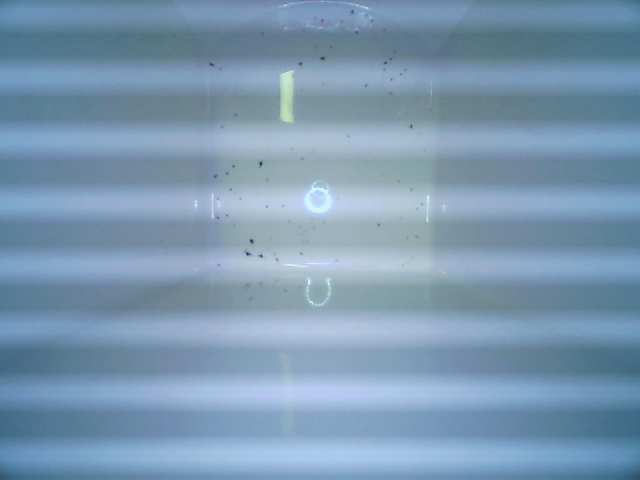
//> input picture BGS/datas/bg.png, 640 x 480 px
$ ./bg_sub   (built with g++ and OpenCV 4)
//> lines starting //> are read from the running program, lines starting //| are printed output that depends on the picture; after the words box and inside, x2 and y2 are one past the last pixel; in counts of white or black regions, pixels touching at a corner belong together

#include <iostream>
#include <opencv2/opencv.hpp>

using namespace std;
using namespace cv;

#if CV_MAJOR_VERSION >= 4
#define CV_BGR2GRAY cv::COLOR_BGR2GRAY
#define CV_THRESH_BINARY cv::THRESH_BINARY
#define CV_CHAIN_APPROX_NONE cv::CHAIN_APPROX_NONE
#endif

// [124 lines left out: function RemoveSmallRegion, not called in this run]


int main()
{

	Mat currentframe, previousframe;
	Mat img1, img2, img3;

	img1 = imread("/home/lmn/ros_ws/runc_ws/datas/bg.png");
//> img1 is the input picture: 480 rows x 640 cols, CV_8UC3; mean B, G, R 177.9, 152.7, 123.5
	img2 = imread("/home/lmn/ros_ws/runc_ws/datas/1.png");
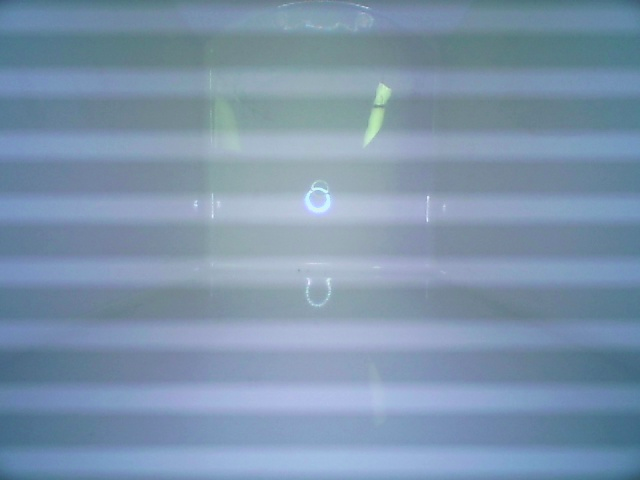
//> input picture BGS/datas/1.png, 640 x 480 px
//> img2 is the input picture: 480 rows x 640 cols, CV_8UC3; mean B, G, R 172.7, 148.5, 124.6
	img3 = img2;

  GaussianBlur(img1, img1, cv::Size(3,3), 0);
  GaussianBlur(img2, img2, cv::Size(3,3), 0);
  Mat mask(img1.size(), img1.type(), Scalar(255));
  // [4 lines of commented-out code are left out]
	cvtColor(img1, previousframe, CV_BGR2GRAY);
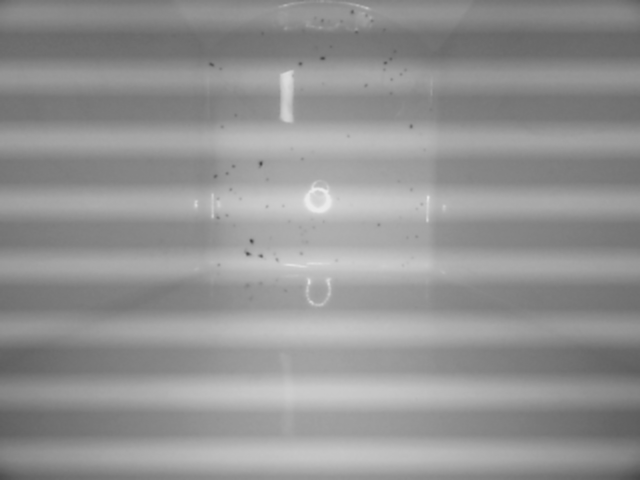
//> previousframe: 480 rows x 640 cols, CV_8UC1; min 73, max 235, mean 146.9
	cvtColor(img2, currentframe, CV_BGR2GRAY);	//转化为单通道灰度图
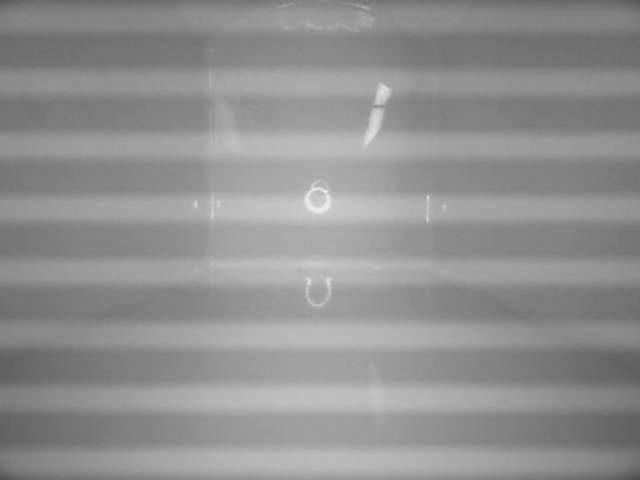
//> currentframe: 480 rows x 640 cols, CV_8UC1; min 79, max 234, mean 144.1

	absdiff(currentframe, previousframe, currentframe);//做差求绝对值
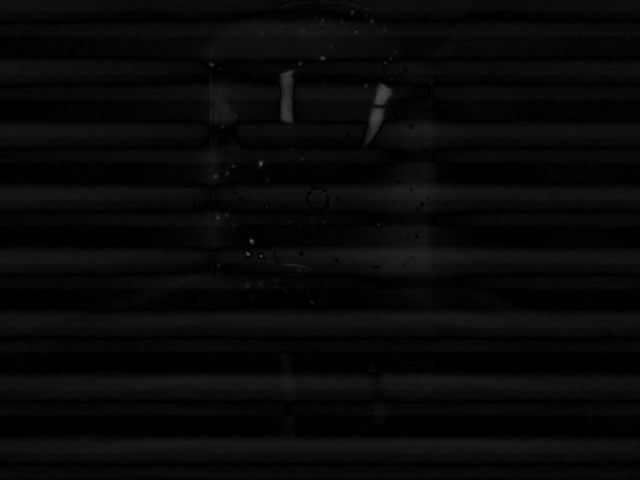
//> currentframe: 480 rows x 640 cols, CV_8UC1; min 0, max 92, mean 8.3

  imshow("absdiff", currentframe);
	threshold(currentframe, currentframe, 50, 255.0, CV_THRESH_BINARY);
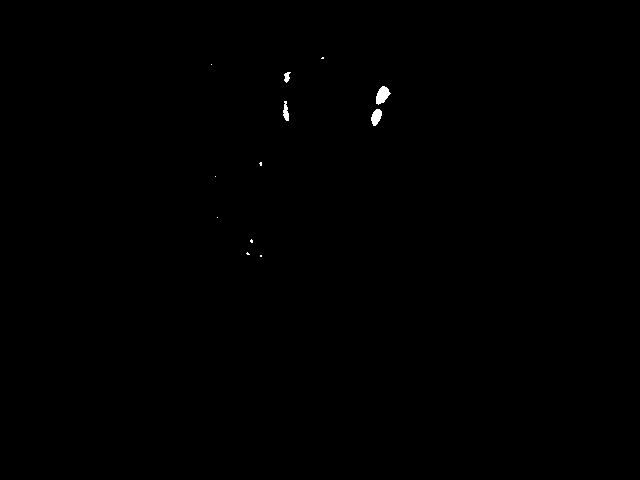
//> currentframe: 480 rows x 640 cols, CV_8UC1; 0.15% white; 12 white regions (8 under 20 px), largest, box (x1, y1, x2, y2) and area: (376, 86, 391, 105) 176, (371, 109, 382, 126) 129, (283, 101, 289, 121) 80, (284, 72, 291, 83) 47
  imshow("threshold", currentframe);


  Mat element = getStructuringElement(MORPH_RECT, Size(10, 10));
	dilate(currentframe, currentframe, element);
  erode(currentframe, currentframe, element);
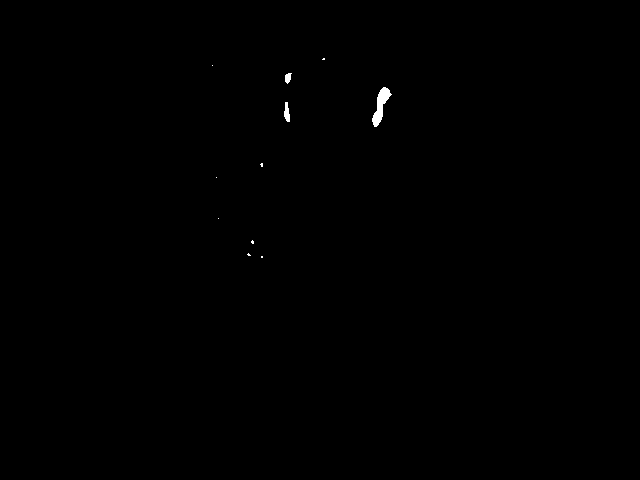
//> currentframe: 480 rows x 640 cols, CV_8UC1; 0.17% white; 11 white regions (8 under 20 px)

  // morphologyEx(currentframe, currentframe, MORPH_OPEN, (3,3));
  // morphologyEx(currentframe, currentframe, MORPH_CLOSE, (10,10));

  // RemoveSmallRegion(currentframe,currentframe,20,1,1);

	imshow("foreground", currentframe);	//显示图像

	vector<vector<Point> > v;
	vector<Vec4i> hierarchy;
	Mat result;
	Rect rect;
  vector<double> results_area;
	findContours(currentframe, v, hierarchy, RETR_EXTERNAL, CV_CHAIN_APPROX_NONE);
//> v = 11 contours, 8 with area under 20; largest, box (x1, y1, x2, y2) and area: (372, 87, 392, 127) 295, (284, 102, 290, 122) 62, (285, 73, 292, 84) 40
	for (int i = 0; i < hierarchy.size(); i++)
	{
    double area = contourArea(v.at(i));
    // std::cout<<area<<std::endl;
    if(area > 30){
      results_area.push_back(area);
      rect = boundingRect(Mat(v.at(i)));
      // 画最小的圆，贴着黑色
      drawContours(img3, v, i, Scalar(0, 0, 255), 1, 8, hierarchy);
      // 画矩形包围圆
      rectangle(img3, rect.tl(), rect.br(), Scalar(0, 255, 0), 2);
    }

	}
//> this loop made 11 passes
//> (area, rect) on passes 7 to 9: (62, Rect(284, 102, 6, 20)), (295, Rect(372, 87, 20, 40)), (40, Rect(285, 73, 7, 11))

  std::cout<<results_area.size()<<std::endl;
//| 3
  for(double i : results_area){
    std::cout<<i<<" ";
  }
//> this loop made 3 passes
//> i on passes 1 to 3: 62, 295, 40
//| 62 295 40
  std::cout<<std::endl;

	// imwrite("E:/res1.jpg", img3);
	imshow("moving area1", img3);

	//把当前帧保存作为下一次处理的前一帧
	//cvtColor(tempframe, previousframe, CV_BGR2GRAY);
	waitKey(0);
	return 0;

}
